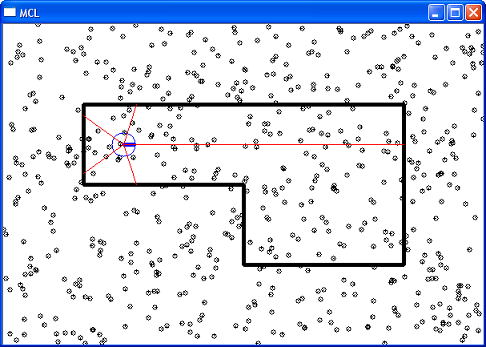
//> input picture OpenRoboVision/examples/mcl_1.png, 486 x 347 px, given in place of the camera
$ ./ocv_capture   (built with g++ and OpenCV 4)
//> lines starting //> are read from the running program, lines starting //| are printed output that depends on the picture
//
// тестирование видеозахвата OpenCV через интерфейс C++
//
// http://robocraft.ru
//

#include "orv/orv.h"

#include "opencv2/opencv.hpp"

int main(int argc, char* argv[])
{
	cv::VideoCapture cap(0); // откроем камеру по-умолчанию
	if(!cap.isOpened())		 // успешно?
	{
		std::cout<<"[!] Error: cant open camera!"<<std::endl;
		return -1;
	}
	cv::Mat gray;
	cv::Mat edges;
	cv::namedWindow("frame");
	cv::namedWindow("edges");
	while(1)
	{
		cv::Mat frame;
		// у VideoCapture перегружен оператор >> ,который можно использовать для считывания кадра
		cap >> frame; // получаем новый кадр
//> frame is the input picture: 347 rows x 486 cols, CV_8UC3; mean B, G, R 234.9, 223.4, 217.9
		cv::imshow("frame", frame);		// показываем картинку
		cv::cvtColor(frame, gray, CV_BGR2GRAY); // конвертируем в градации серого
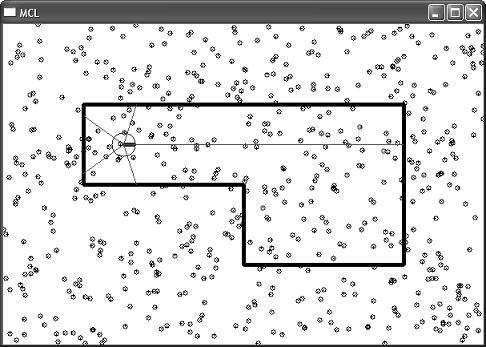
//> gray: 347 rows x 486 cols, CV_8UC1; min 0, max 255, mean 223.1
		cv::GaussianBlur(gray, gray, cv::Size(7,7), 1.5, 1.5); // размытие (фильтром Гаусса)
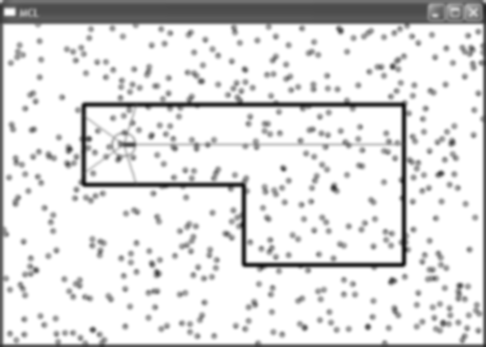
//> gray: 347 rows x 486 cols, CV_8UC1; min 21, max 255, mean 223.3
		cv::Canny(gray, edges, 0, 30);	// детектор границ Кенни
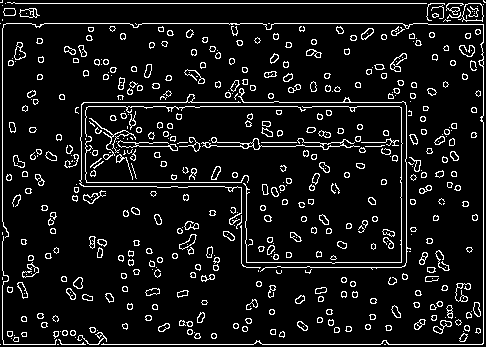
//> edges: 347 rows x 486 cols, CV_8UC1; 8.7% white in thin lines or dots
		cv::imshow("edges", edges);		// показываем картинку
		int key = cv::waitKey(33);
//> the Esc key is pressed
		if(key == 27) //ESC
			break;
		else if(key == 13) // Enter
		{
			// сохраним кадр в файл
			cv::imwrite("frame.jpg", frame);
			cv::imwrite("edges.jpg", edges);
			std::cout<<"[i] Saved."<<std::endl;
		}

	}
	// камера будет автоматически освобождена в деструкторе VideoCapture
	return 0;
}

$ run again, on OpenRoboVision/examples/mcl_2.png
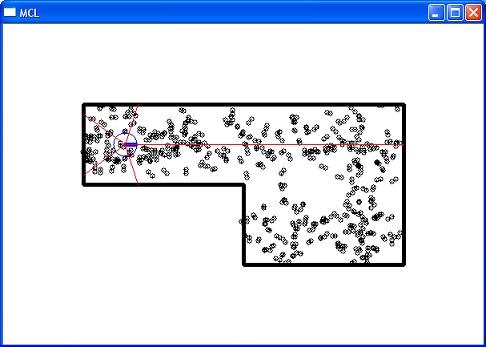
//> input picture OpenRoboVision/examples/mcl_2.png, 486 x 347 px, given in place of the camera
//> frame is the input picture: 347 rows x 486 cols, CV_8UC3; mean B, G, R 237.1, 225.7, 220.1
//> `cv::GaussianBlur(gray, gray, cv::Size(7,7), 1.5, 1.5);`:
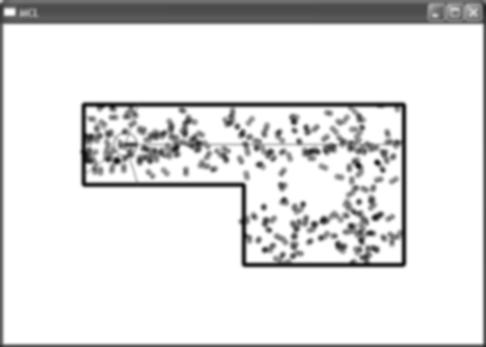
//> gray: 347 rows x 486 cols, CV_8UC1; min 11, max 255, mean 225.5
//> `cv::Canny(gray, edges, 0, 30);`:
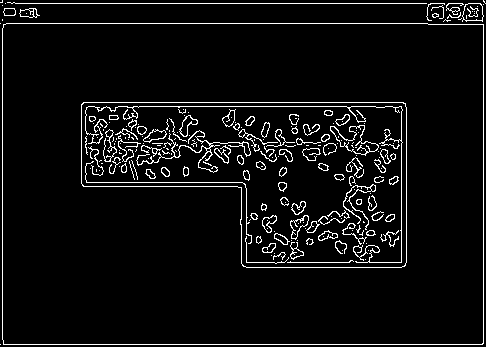
//> edges: 347 rows x 486 cols, CV_8UC1; 5.6% white in thin lines or dots

$ run again, on OpenRoboVision/examples/mcl_4.png
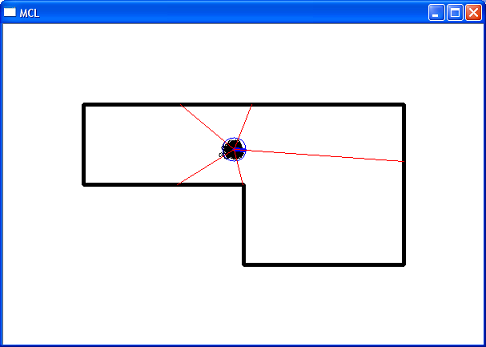
//> input picture OpenRoboVision/examples/mcl_4.png, 486 x 347 px, given in place of the camera
//> frame is the input picture: 347 rows x 486 cols, CV_8UC3; mean B, G, R 245.4, 233.9, 228.3
//> `cv::GaussianBlur(gray, gray, cv::Size(7,7), 1.5, 1.5);`:
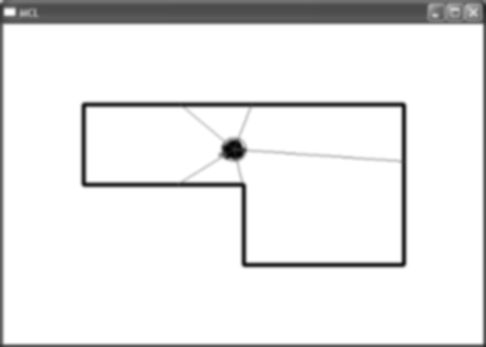
//> gray: 347 rows x 486 cols, CV_8UC1; min 3, max 255, mean 233.8
//> `cv::Canny(gray, edges, 0, 30);`:
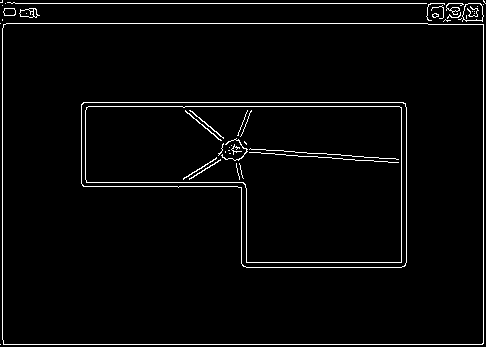
//> edges: 347 rows x 486 cols, CV_8UC1; 3% white in thin lines or dots
